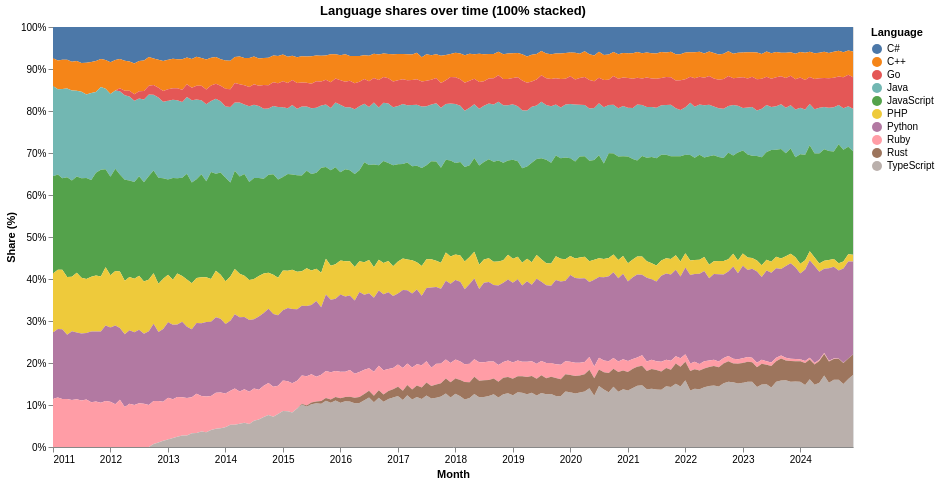

The Vega-Lite source for this figure:
### Vega-Lite specification from a JSON file in a GitHub repository (floating-point values rounded to 4 significant figures; data arrays with more than 128 entries replaced by an {"elided": "..."} marker saying what was removed)
{"config": {"view": {"continuousWidth": 300, "continuousHeight": 300}}, "data": {"name": "data-db71506553bce9bbe33649306d2ddf4d"}, "mark": {"type": "area"}, "encoding": {"color": {"field": "language", "title": "Language", "type": "nominal"}, "tooltip": [{"field": "month", "type": "temporal"}, {"field": "language", "type": "nominal"}, {"field": "share_pct", "format": ".2f", "type": "quantitative"}], "x": {"field": "month", "title": "Month", "type": "temporal"}, "y": {"field": "share_pct", "stack": "normalize", "title": "Share (%)", "type": "quantitative"}}, "height": 420, "title": "Language shares over time (100% stacked)", "width": 800, "$schema": "https://vega.github.io/schema/vega-lite/v6.4.1.json", "datasets": {"data-db71506553bce9bbe33649306d2ddf4d": {"elided": "1591 records"}}}
